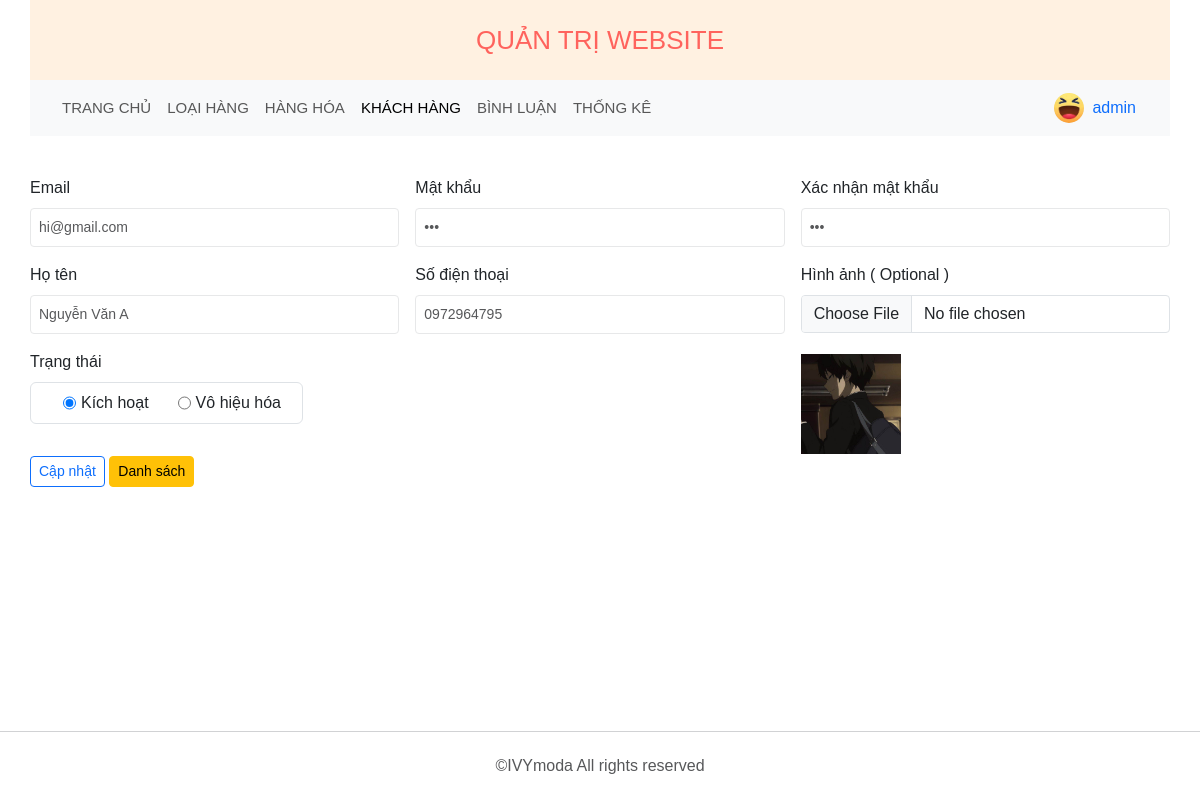
The page /admin/khach-hang/index.php?edit&id=22 (signed in) on the database its author committed.
### tables this page shows
CREATE TABLE `khach_hang` (
  `ma_khach_hang` int(10) NOT NULL,
  `email` varchar(50) NOT NULL,
  `so_dien_thoai` varchar(15) NOT NULL,
  `mat_khau` varchar(50) NOT NULL,
  `ho_ten` varchar(256) NOT NULL,
  `hinh_anh` varchar(255) DEFAULT NULL,
  `kich_hoat` bit(1) NOT NULL DEFAULT b'1',
  `vai_tro` bit(1) DEFAULT b'0'
);

### admin/khach-hang/index.php (called while the page is built, shortened)
<?php
require "../../dao/pdo.php";
require "../../dao/khach_hang.php";
$active = 'khach_hang';
if (exist_param("btn_list")) {
    $VIEW_NAME = "list.php";
} else if (exist_param("edit")) {
    $id = $_REQUEST['id'];
    $info = user_selectById($id);
} else {
    $VIEW_NAME = "add.php";
}
require "../layout.php";

### dao/pdo.php (called while the page is built, shortened)
<?php
function pdo_get_connection()
{
    $servername = "localhost";
    $username = "root";
    $password = "tacong09032005";
    $dbname = "duanmau";
    try {
        $conn = new PDO("mysql:host=$servername;dbname=$dbname; charset=utf8", $username, $password);
        $conn->setAttribute(PDO::ATTR_ERRMODE, PDO::ERRMODE_EXCEPTION);
        return $conn;
    } catch (PDOException $e) {
        echo "Connection failed: " . $e->getMessage();
    }
}
function pdo_query_one($sql)
{
    $sql_args = array_slice(func_get_args(), 1);
    try {
        $conn = pdo_get_connection();
        $stmt = $conn->prepare($sql);
        $stmt->execute($sql_args);
        $row = $stmt->fetch(PDO::FETCH_ASSOC);
        return $row;
    } catch (PDOException $e) {
        throw $e;
    } finally {
        unset($conn);
    }
}

### dao/khach_hang.php (called while the page is built, shortened)
<?php
function user_selectById($id)
{
    $sql = "SELECT * FROM khach_hang WHERE ma_khach_hang = $id";
    return pdo_query_one($sql);
}

### admin/khach-hang/edit.php (the view, shortened to what this page needs)
<form class="row g-3 needs-validation mt-1" novalidate method="POST" enctype="multipart/form-data">
    <div class="col-md-4">
        <label for="validationCustom01" class="form-label">Email</label>
        <input type="email" class="form-control p-2" id="validationCustom01" required name="email" value="<?php echo $info['email'] ?>">
    </div>
    <div class="col-md-4">
        <label for="inputPassword" class="form-label">Mật khẩu</label>
        <input type="password" class="form-control p-2" id="inputPassword" required name="password" value="<?php echo $info['mat_khau'] ?>">
    </div>
    <div class="col-md-4">
        <label for="inputRePassword" class="form-label">Xác nhận mật khẩu</label>
        <input type="password" class="form-control p-2" id="inputRePassword" required value="<?php echo $info['mat_khau'] ?>">
    </div>
    <div class="col-md-4">
        <label for="validationCustom04" class="form-label">Họ tên</label>
        <input type="text" class="form-control p-2" id="validationCustom04" required name="name" value="<?php echo $info['ho_ten'] ?>">
    </div>
    <div class="col-md-4">
        <label for="validationCustom05" class="form-label">Số điện thoại</label>
        <input type="number" class="form-control p-2" id="validationCustom05" required name="phone" value="<?php echo $info['so_dien_thoai'] ?>">
    </div>
    <div class="col-md-4">
        <label style="position: relative;" for="validationCustom06" class="form-label">Hình ảnh ( Optional ) <img style="position: absolute; top: 380%; left: 0;" id="image-preview" width="100" src="<?php echo $info['hinh_anh'] ?>" alt=""></label>
        <input type="file" class="form-control" id="validationCustom06" name="image" onchange="previewImage(this.files[0])">
    </div>
    <div class="col-md-3 mb-3">
        <label class="form-label">Trạng thái</label>
        <div class="p-2 border rounded" style="display: flex;
    gap: 5px;">
            <input class="ms-4" style="cursor: pointer;" type="radio" id="activated" name="status" value="1" <?php if ($info['kich_hoat'] == 1) {
                                                                                                                    echo 'checked';
                                                                                                                } ?>>
            <label style="cursor: pointer;" for="activated">Kích hoạt</label>
            <input class="ms-4" style="cursor: pointer;" type="radio" id="unactivated" name="status" value="0" <?php if ($info['kich_hoat'] == 0) {
                                                                                                                    echo 'checked';
                                                                                                                } ?>>
            <label style="cursor: pointer;" for="unactivated">Vô hiệu hóa</label>
        </div>
    </div>
    <div class="col-12">
        <button name="submit" type="submit" class="btn btn-outline-primary btn-sm">Cập nhật</button>
        <a href="?btn_list" id="list" class="btn btn-warning btn-sm">Danh sách</a>
    </div>
</form>

### admin/layout.php (shortened to what this page needs)
<!DOCTYPE html>
<html lang="en">
<head>
    <link href="https://cdn.jsdelivr.net/npm/bootstrap@5.3.3/dist/css/bootstrap.min.css" rel="stylesheet">
    <link rel="stylesheet" href="../../content/css/style.css" />
</head>
<body style="min-height: 100vh; display: flex; flex-direction:column;">
    <?php
    if (isset($_SESSION['user-id'])) { ?>
        <header id="header" style="position: unset;">
            <div class="container" style="background-color: rgba(255, 228, 196, 0.5);  justify-content: flex-end;">
                <div class="logo">
                    <p style="padding: 24px; text-align: center; font-size: 26px; font-weight: 500;
                color: #ff000096; margin: 0;">QUẢN TRỊ WEBSITE</p>
                </div>
            </div>
        </header>
        <main id="main" style="padding-top: 0; border: none;">
            <section class="container" style="padding: 0;">
                <nav class="navbar navbar-expand-lg bg-body-tertiary" style="padding: 8px 12px;">
                    <div class="container-fluid">
                        <div class="collapse navbar-collapse" id="navbarNavDropdown">
                            <ul class="navbar-nav" style="font-size: 15px">
                                <li class="nav-item">
                                    <a class="nav-link" aria-current="page" href="../">TRANG CHỦ</a>
                                </li>
                                <li class="nav-item">
                                    <a class="nav-link  <?php if ($active == 'loai_hang') {
                                                            echo 'active';
                                                        } ?>" href="../loai-hang">LOẠI HÀNG</a>
                                </li>
                                <li class="nav-item">
                                    <a class="nav-link <?php if ($active == 'hang_hoa') {
                                                            echo 'active';
                                                        } ?>" href="../hang-hoa">HÀNG HÓA</a>
                                </li>
                                <li class="nav-item">
                                    <a class="nav-link <?php if ($active == 'khach_hang') {
                                                            echo 'active';
                                                        } ?>" href="../khach-hang">KHÁCH HÀNG</a>
                                </li>
                                <li class="nav-item">
                                    <a class="nav-link <?php if ($active == 'binh_luan') {
                                                            echo 'active';
                                                        } ?>" href="../binh-luan">BÌNH LUẬN</a>
                                </li>
                                <li class="nav-item">
                                    <a class="nav-link <?php if ($active == 'thong_ke') {
                                                            echo 'active';
                                                        } ?>" href="../thong-ke">THỐNG KÊ</a>
                                </li>
                            </ul>
                        </div>
                        <div class="right-header">
                            <div class="header-action" style="display: flex; align-items: center; gap: 8px;">
                                <?php
                                require_once "../../dao/pdo.php";
                                require_once "../../dao/khach_hang.php";
                                $id = $_SESSION['user-id'];
                                $user = user_selectById($id);
                                ?>
                                <img src="<?php echo $user['hinh_anh'] ?>" alt="" style="width: 30px; height: 30px; border-radius: 50%;">
                                <a href="#" style="margin-right: 10px;">
                                    <?php echo $user['ho_ten']; ?>
                                </a>
                            </div>
                        </div>
                    </div>
                </nav>
            </section>
        </main>
        <main id="main" style="padding-top: 20px; border: none; padding-bottom: 50px">
            <section class="container" style="padding: 0;">
                <?php include $VIEW_NAME; ?>
            </section>
        </main>
        <footer id="footer" style="border-top: 1px solid #d1d2d4; margin-top: auto;">
            <div class="copy-right">©IVYmoda All rights reserved</div>
        </footer>
    <?php    } else { ?>
        <h1>Cần có quyền admin để truy cập trang này</h1>
    <?php }
    ?>
</body>
</html>

### content/css/style.css (style rules this page uses)
* { margin: 0; padding: 0; box-sizing: border-box; font-family: "Montserrat", sans-serif; }
body { font-size: 16px; line-height: 24px; }
ul li { list-style: none; }
a { text-decoration: none; }
.container { width: 1380px; padding-right: 15px; padding-left: 15px; margin-left: auto; margin-right: auto; }
#header { position: fixed; top: 0; left: 0; right: 0; background-color: #fff; z-index: 20; }
#header .container { display: flex; position: relative; align-items: center; justify-content: space-between; height: 80px; }
#header .logo { position: absolute; top: 50%; left: 50%; transform: translate(-50%, -50%); }
#header .container::after { content: ""; width: calc(100% - 30px); height: 1px; background: #e7e8e9; position: absolute; bottom: 0; left: 50%; transform: translateX(-50%); }
#main { border-bottom: 1px solid #d1d2d4; padding-top: 80px; }
.form-control:not(.rounded) { border-radius: 4px; }
input[type="text"], input[type="email"], input[type="tel"], input[type="password"], input[type="number"], input[type="search"], textarea { border: 1px solid #e7e8e9; border-radius: 4px; padding: 15px; font-size: 14px; color: #57585a; font-family: "Montserrat", sans-serif; outline: none; }
#footer { padding: 24px 0; }
#footer .copy-right { font-size: 16px; line-height: 20px; color: #57585a; text-align: center; }

### admin/layout.php (style rules this page uses)
#header .container::after { content: none; }

### rows shown on the page
khach_hang: hinh_anh (picture), ho_ten "admin"
khach_hang: email "hi@gmail.com", name "Nguyễn Văn A", phone "0972964795", hinh_anh (picture), kich_hoat "☑ Kích hoạt", kich_hoat "☐ Vô hiệu hóa"
